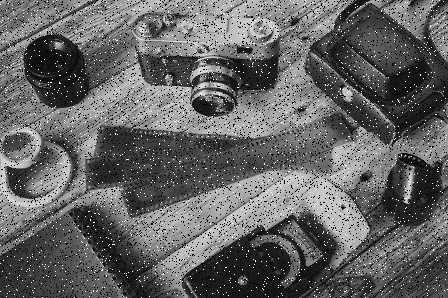
#> input picture sample.jpg, 448 x 298 px
$ python 'edge detection.py'   (older library calls are emulated)
#> lines starting #> are read from the running program, lines starting #| are printed output that depends on the picture
import cv2
import numpy as np


img = cv2.imread('sample.jpg')
#> img is the input picture: shape (298, 448, 3); min 0, max 255, mean 99.5
gray = cv2.cvtColor(img, cv2.COLOR_BGR2GRAY)
img_gaussian = cv2.GaussianBlur(gray, (3, 3), 0)

#sobel
img_sobelx = cv2.Sobel(img_gaussian, cv2.CV_8U, 1, 0, ksize=5)
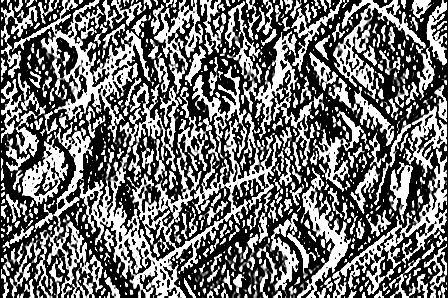
#> img_sobelx: shape (298, 448); min 0, max 255, mean 110.7
img_sobely = cv2.Sobel(img_gaussian, cv2.CV_8U, 0, 1, ksize=5)
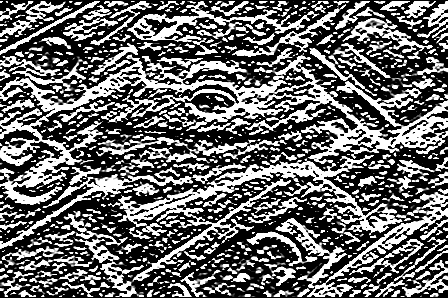
#> img_sobely: shape (298, 448); min 0, max 255, mean 105.2
img_sobel = img_sobelx + img_sobely
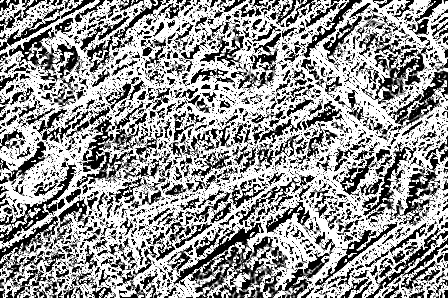
#> img_sobel: shape (298, 448); min 0, max 255, mean 152.7

#prewitt
kernelx = np.array([[1, 1, 1], [0, 0, 0], [-1, -1, -1]])
kernely = np.array([[-1, 0, 1], [-1, 0, 1], [-1, 0, 1]])
img_prewittx = cv2.filter2D(img_gaussian, -1, kernelx)
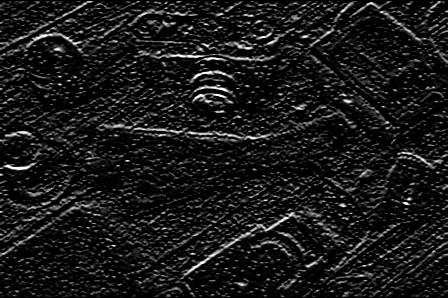
#> img_prewittx: shape (298, 448); min 0, max 255, mean 24.6
img_prewitty = cv2.filter2D(img_gaussian, -1, kernely)
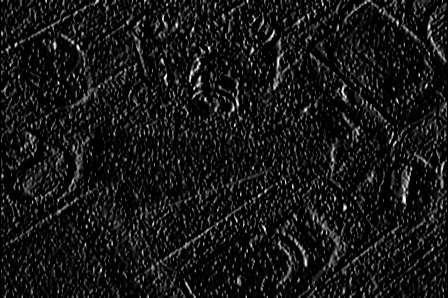
#> img_prewitty: shape (298, 448); min 0, max 255, mean 21.7

#robert
robertx = np.array([[1, 0], [0, -1]])
roberty = np.array([[0, 1], [-1, 0]])
img_robertx = cv2.filter2D(img_gaussian, -1, robertx)
img_roberty = cv2.filter2D(img_gaussian, -1, roberty)
grad = img_robertx + img_roberty
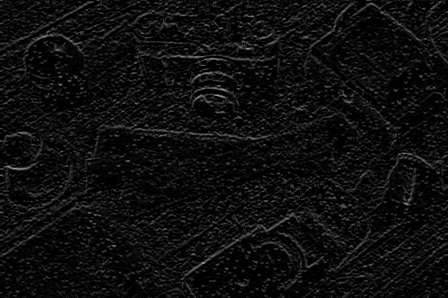
#> grad: shape (298, 448); min 0, max 162, mean 14


cv2.imshow("Original Image", img)
cv2.imshow("Sobel X", img_sobelx)
cv2.imshow("Sobel Y", img_sobely)
cv2.imshow("Sobel", img_sobel)
cv2.imshow("Prewitt X", img_prewittx)
cv2.imshow("Prewitt Y", img_prewitty)
cv2.imshow("Prewitt", img_prewittx + img_prewitty)
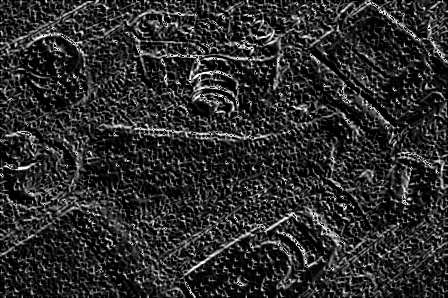
#> window 'Prewitt': shape (298, 448); min 0, max 255, mean 44.9
cv2.imshow("robert X", img_robertx)
cv2.imshow("robert Y", img_roberty)
cv2.imshow("robert", grad)


cv2.waitKey(0)
cv2.destroyAllWindows()
